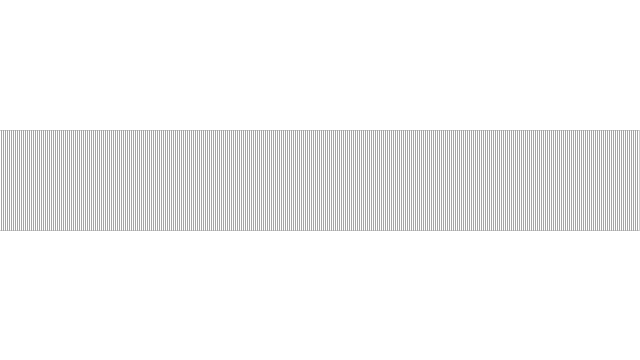
Frame 1 (no input)
Frame 60 (the mouse pressed at the canvas centre just before this capture): identical to frame 1, image omitted
Frame 120 (the mouse held since frame 60 and released just before this capture): identical to frame 1, image omitted

The Processing sketch that drew this single still picture (run headless with seeded random() and noise(); from frame 60 on, the mouse is pressed at the canvas centre):

// Processing sketch: noiseRects
// ── noiseRects.pde
int mode = 0;

void setup() {
  size(640, 360);
  
  noFill();
  stroke(0, 50);
  rectMode(CENTER);
}

void draw() {
  background(255);
  noiseSeed(0);
  randomSeed(0);
  //choose between modes 1,2,3,4,5
  mode(mode);
}

void keyPressed(){
  if (key=='1'){
    mode=1;
  }
  if (key=='2'){
    mode=2;
  }
  if (key=='3'){
    mode=3;
  }
  if (key=='4'){
    mode=4;
  }
  if (key=='5'){
    mode=5;
  }
}
// ── mode1.pde
void mode1() {
  println("straight rectangles");
  int sections=width/300;
  for (int i=0; i<width; i+=sections) {
    pushMatrix();
    translate(i, height/2);
    rect(0, 0, 2, 100);
    popMatrix();
  }
}
// ── mode2.pde
void mode2() {
  println("rectangles with completely random heights");
  int sections=width/300;
  for (int i=0; i<width; i+=sections) {
    pushMatrix();
    translate(i, random(height));
    rect(0, 0, 2, 100);
    popMatrix();
  }
}
// ── mode3.pde
void mode3() {
  println("rectangles with restrained random heights");
  int sections=width/300;
  for (int i=0; i<width; i+=sections) {
    pushMatrix();
    translate(i, height/2+random(-30,30));
    rect(0, 0, 2, 100);
    popMatrix();
  }
}
// ── mode4.pde
void mode4() {
  println("rectangles with noise heights");
  int sections=width/300;
  for (int i=0; i<width; i+=sections) {
    pushMatrix();
    float noiseValue=noise(i*.01);
    translate(i, height/2 + noiseValue*100-50);
    rect(0, 0, 2, 100);
    popMatrix();
  }
}
// ── mode5.pde
void mode5() {
  println("rectangles with noise heights and rotated based on the same noise values");
  int sections=width/300;
  for (int i=0; i<width; i+=sections) {
    pushMatrix();
    float noiseValue=noise(i*.01);
    translate(i, height/2 + noiseValue*100-50);
    rotate(noiseValue);
    rect(0, 0, 2, 100);
    popMatrix();
  }
}
// ── modeSelect.pde
void mode(int m) {
  switch(m) {
  case 1:
    mode1();
    break;
  case 2:
    mode2();
    break;
  case 3:
    mode3();
    break;
  case 4:
    mode4();
    break;
  case 5:
    mode5();
    break;
  default:
    mode1();
  }
}
